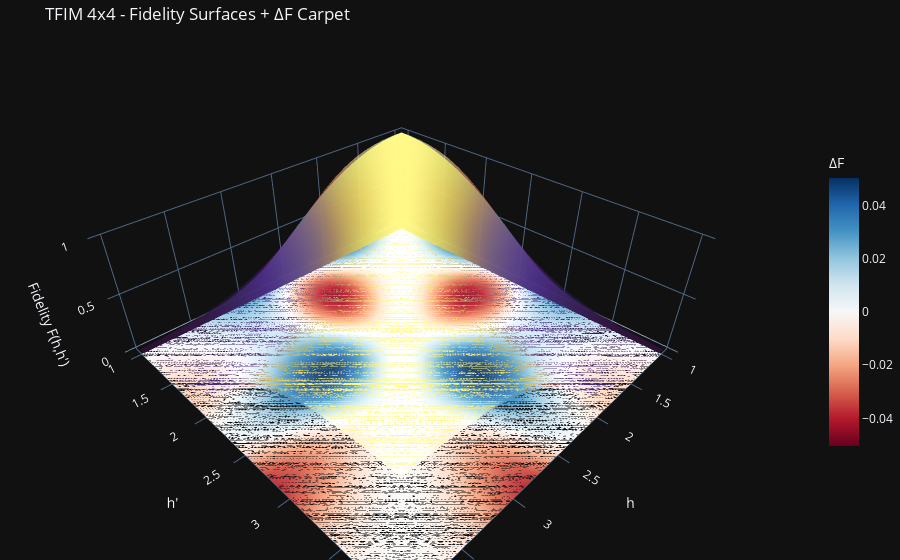

The code cell stored with this chart in its notebook:
### Code cell
import plotly.graph_objects as go

h_mem = np.asarray(h_values_surf, dtype=float)
F_mem = np.asarray(F_mem, dtype=float)  # from your computation cell

if not (h_mem.shape == h_file.shape and np.allclose(h_mem, h_file) and F_mem.shape == F_file.shape):
    raise ValueError(
        f"Grids/shapes don't match.\n"
        f"h_mem: {h_mem.shape}, h_file: {h_file.shape}, F_mem: {F_mem.shape}, F_file: {F_file.shape}"
    )

h = h_mem
H1, H2 = np.meshgrid(h, h)

dF = F_mem - F_file
absmax = float(np.max(np.abs(dF))) + 1e-12

z_min = float(min(F_mem.min(), F_file.min()))
z_max = float(max(F_mem.max(), F_file.max()))
z_range = z_max - z_min
z_eps = 1e-3 * (z_range + 1e-12)
z_floor = z_min - 0.05 * (z_range + 1e-12)

fig = go.Figure()

fig.add_trace(go.Surface(
    x=H1, y=H2, z=F_file,
    colorscale="Viridis",
    showscale=False,
    opacity=0.90,
    name="file fidelity"
))

fig.add_trace(go.Surface(
    x=H1, y=H2, z=F_mem + z_eps,
    colorscale="Magma",
    showscale=False,
    opacity=0.55,
    name="memory fidelity"
))

fig.add_trace(go.Surface(
    x=H1, y=H2, z=np.full_like(dF, z_floor),
    surfacecolor=dF,
    colorscale="RdBu",
    cmin=-absmax, cmax=absmax,
    showscale=True,
    opacity=0.95,
    name="ΔF (mem-file)",
    colorbar=dict(title="ΔF", len=0.6)
))

fig.update_layout(
    title="TFIM 4x4 - Fidelity Surfaces + ΔF Carpet",
    margin=dict(l=0, r=0, b=0, t=40),
    scene=dict(
        xaxis_title="h",
        yaxis_title="h'",
        zaxis_title="Fidelity F(h,h')",
        zaxis=dict(range=[z_floor, z_max + 3.0 * z_eps]),
    ),
)

fig.show()

### Figure 1 — Plotly figure (JSON) as saved in the notebook; plotly's stock layout.template omitted (floating-point values rounded to 4 significant figures; data arrays with more than 128 entries replaced by an {"elided": "..."} marker saying what was removed)
{"data": [{"colorscale": [[0.0, "#440154"], [0.1111, "#482878"], [0.2222, "#3e4989"], [0.3333, "#31688e"], [0.4444, "#26828e"], [0.5556, "#1f9e89"], [0.6667, "#35b779"], [0.7778, "#6ece58"], [0.8889, "#b5de2b"], [1.0, "#fde725"]], "name": "file fidelity", "opacity": 0.9, "showscale": false, "x": {"elided": "25x25 float values"}, "y": {"elided": "25x25 float values"}, "z": {"elided": "25x25 float values"}, "type": "surface"}, {"colorscale": [[0.0, "#000004"], [0.1111, "#180f3d"], [0.2222, "#440f76"], [0.3333, "#721f81"], [0.4444, "#9e2f7f"], [0.5556, "#cd4071"], [0.6667, "#f1605d"], [0.7778, "#fd9668"], [0.8889, "#feca8d"], [1.0, "#fcfdbf"]], "name": "memory fidelity", "opacity": 0.55, "showscale": false, "x": {"elided": "25x25 float values"}, "y": {"elided": "25x25 float values"}, "z": {"elided": "25x25 float values"}, "type": "surface"}, {"cmax": 0.05029, "cmin": -0.05029, "colorbar": {"len": 0.6, "title": {"text": "ΔF"}}, "colorscale": [[0.0, "rgb(103,0,31)"], [0.1, "rgb(178,24,43)"], [0.2, "rgb(214,96,77)"], [0.3, "rgb(244,165,130)"], [0.4, "rgb(253,219,199)"], [0.5, "rgb(247,247,247)"], [0.6, "rgb(209,229,240)"], [0.7, "rgb(146,197,222)"], [0.8, "rgb(67,147,195)"], [0.9, "rgb(33,102,172)"], [1.0, "rgb(5,48,97)"]], "name": "ΔF (mem-file)", "opacity": 0.95, "showscale": true, "surfacecolor": {"elided": "25x25 float values"}, "x": {"elided": "25x25 float values"}, "y": {"elided": "25x25 float values"}, "z": {"elided": "25x25 float values"}, "type": "surface"}], "layout": {"margin": {"l": 0, "r": 0, "b": 0, "t": 40}, "scene": {"zaxis": {"title": {"text": "Fidelity F(h,h')"}, "range": [-0.01899, 1.003]}, "xaxis": {"title": {"text": "h"}}, "yaxis": {"title": {"text": "h'"}}}, "title": {"text": "TFIM 4x4 - Fidelity Surfaces + ΔF Carpet"}}}
